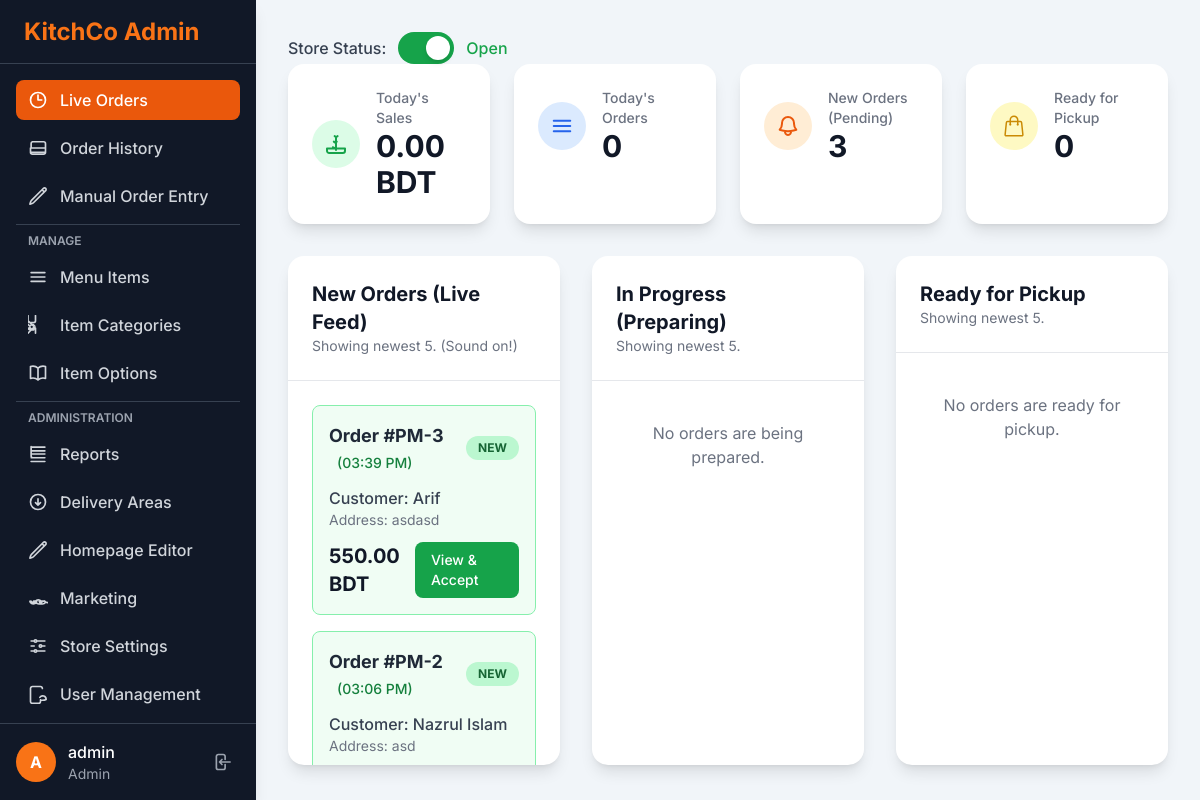
/admin/live_orders.php (signed in), run on an earlier commit of the app's database.
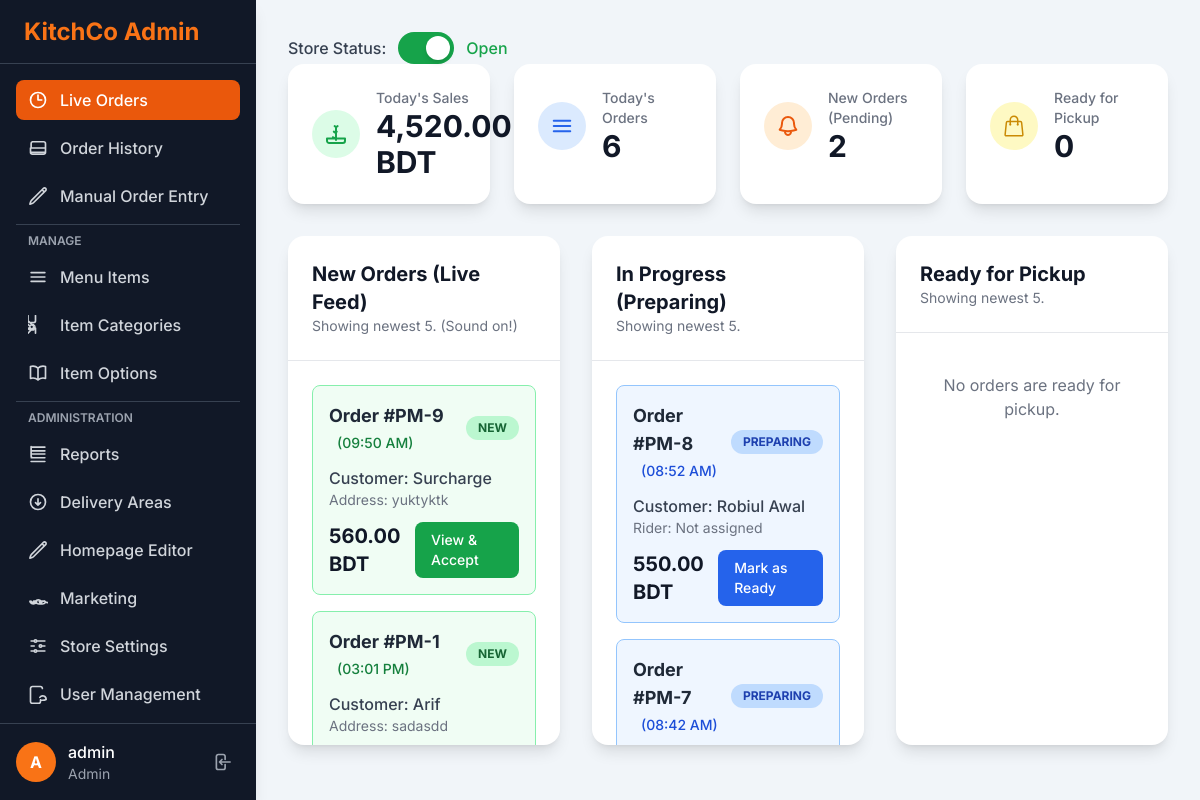
And on a later commit of the database.
### tables this page shows
CREATE TABLE IF NOT EXISTS `orders` (
  `id` int NOT NULL AUTO_INCREMENT,
  `customer_name` varchar(100) NOT NULL,
  `customer_phone` varchar(50) NOT NULL,
  `customer_address` text NOT NULL,
  `delivery_area_id` int NOT NULL,
  `subtotal` decimal(10,2) NOT NULL,
  `delivery_fee` decimal(10,2) NOT NULL,
  `total_amount` decimal(10,2) NOT NULL,
  `order_status` enum('Pending','Preparing','Ready','Delivered','Cancelled') NOT NULL DEFAULT 'Pending',
  `order_time` timestamp NOT NULL DEFAULT CURRENT_TIMESTAMP,
  `rider_name` varchar(100) DEFAULT NULL,
  PRIMARY KEY (`id`),
  KEY `delivery_area_id` (`delivery_area_id`)
);

### config.php (called while the page is built, shortened)
<?php
$db = new mysqli(DB_HOST, DB_USER, DB_PASS, DB_NAME);
$db->set_charset("utf8mb4");
$settings = [];
$settings_query = $db->query("SELECT setting_key, setting_value FROM site_settings");
if ($settings_query) {
    while ($row = $settings_query->fetch_assoc()) {
        $settings[$row['setting_key']] = $row['setting_value'];
    }
} else {
    die("Error: Could not load site settings from database.");
}
function e($data) {
    return htmlspecialchars($data, ENT_QUOTES, 'UTF-8');
}
?>

### admin/live_orders.php (the view, shortened to what the changed rows need)
<?php
require_once('header.php');
$timezone = new DateTimeZone($settings['timezone'] ?? 'UTC');
$today_start = new DateTime('today 00:00:00', $timezone);
$today_start_mysql = $today_start->format('Y-m-d H:i:s');
$sql_sales = "SELECT SUM(total_amount) as total_sales
              FROM orders
              WHERE order_time >= ?
              AND order_status != 'Cancelled'";
$stmt_sales = $db->prepare($sql_sales);
$stmt_sales->bind_param('s', $today_start_mysql);
$stmt_sales->execute();
$result_sales = $stmt_sales->get_result();
$sales_data = $result_sales->fetch_assoc();
$todays_sales = number_format($sales_data['total_sales'] ?? 0, 2);
$sql_orders = "SELECT COUNT(id) as total_orders
               FROM orders
               WHERE order_time >= ?
               AND order_status != 'Cancelled'";
$stmt_orders = $db->prepare($sql_orders);
$stmt_orders->bind_param('s', $today_start_mysql);
$stmt_orders->execute();
$result_orders = $stmt_orders->get_result();
$orders_data = $result_orders->fetch_assoc();
$todays_orders = $orders_data['total_orders'] ?? 0;
$pending_orders = [];
$sql_pending = "SELECT * FROM orders WHERE order_status = 'Pending' ORDER BY order_time DESC LIMIT 5";
$res_pending = $db->query($sql_pending);
if ($res_pending) {
    while ($row = $res_pending->fetch_assoc()) {
        $pending_orders[] = $row;
    }
}
$preparing_orders = [];
$sql_preparing = "SELECT * FROM orders WHERE order_status = 'Preparing' ORDER BY order_time DESC LIMIT 5";
$res_preparing = $db->query($sql_preparing);
if ($res_preparing) {
    while ($row = $res_preparing->fetch_assoc()) {
        $preparing_orders[] = $row;
    }
}
?>
<div class="grid grid-cols-1 sm:grid-cols-2 lg:grid-cols-4 gap-6 mb-8">
    <div class="bg-white p-6 rounded-2xl shadow-lg">
        <div class="flex items-center space-x-4">
            <div>
                <div class="text-sm font-medium text-gray-500">Today's Sales</div>
                <div class="text-3xl font-bold text-gray-900"><?php echo e($todays_sales); ?> BDT</div>
            </div>
        </div>
    </div>
    <div class="bg-white p-6 rounded-2xl shadow-lg">
        <div class="flex items-center space-x-4">
            <div>
                <div class="text-sm font-medium text-gray-500">Today's Orders</div>
                <div class="text-3xl font-bold text-gray-900"><?php echo e($todays_orders); ?></div>
            </div>
        </div>
    </div>
    <div class="bg-white p-6 rounded-2xl shadow-lg">
        <div class="flex items-center space-x-4">
            <div>
                <div class="text-sm font-medium text-gray-500">New Orders (Pending)</div>
                <div class="text-3xl font-bold text-gray-900" id="stat-new-orders"><?php echo count($pending_orders); ?></div>
            </div>
        </div>
    </div>
</div>
<div class="grid grid-cols-1 lg:grid-cols-3 gap-8">
    <div class="bg-white rounded-2xl shadow-lg">
        <div class="p-6 border-b border-gray-200">
            <h2 class="text-xl font-bold text-gray-900">New Orders (Live Feed)</h2>
        </div>
        <div class="p-6 space-y-4 max-h-96 overflow-y-auto" id="pending-orders-list">
            <?php if (empty($pending_orders)): ?>
                <p id="no-pending-orders" class="text-gray-500 text-center py-4">No pending orders.</p>
            <?php else: ?>
                <?php foreach ($pending_orders as $order): ?>
                    <div id="order-card-<?php echo e($order['id']); ?>" class="order-card border border-green-300 bg-green-50 rounded-lg p-4 transition-all hover:shadow-md">
                        <div class="flex justify-between items-center">
                            <div>
                                <span class="text-lg font-bold text-gray-800">Order #PM-<?php echo e($order['id']); ?></span>
                                <span class="ml-2 text-sm text-green-700 font-medium">(<?php echo e(date('h:i A', strtotime($order['order_time']))); ?>)</span>
                            </div>
                            <span class="px-3 py-1 bg-green-200 text-green-800 text-xs font-bold rounded-full">NEW</span>
                        </div>
                        <div class="mt-3">
                            <div class="font-medium text-gray-700">Customer: <?php echo e($order['customer_name']); ?></div>
                            <div class="text-sm text-gray-500">Address: <?php echo e($order['customer_address']); ?></div>
                        </div>
                        <div class="mt-3 flex justify-between items-center">
                            <span class="text-xl font-bold text-gray-900"><?php echo e(number_format($order['total_amount'], 2)); ?> BDT</span>
                            <a href="order_details.php?id=<?php echo e($order['id']); ?>" class="px-4 py-2 bg-green-600 text-white text-sm font-medium rounded-lg hover:bg-green-700">
                                View & Accept
                            </a>
                        </div>
                    </div>
                <?php endforeach; ?>
            <?php endif; ?>
        </div>
    </div>
    <div class="bg-white rounded-2xl shadow-lg">
        <div class="p-6 border-b border-gray-200">
            <h2 class="text-xl font-bold text-gray-900">In Progress (Preparing)</h2>
        </div>
        <div class="p-6 space-y-4 max-h-96 overflow-y-auto" id="preparing-orders-list">
            <?php if (empty($preparing_orders)): ?>
                <p id="no-preparing-orders" class="text-gray-500 text-center py-4">No orders are being prepared.</p>
            <?php else: ?>
                <?php foreach ($preparing_orders as $order): ?>
                    <div id="order-card-<?php echo e($order['id']); ?>" class="order-card border border-blue-300 bg-blue-50 rounded-lg p-4 transition-all hover:shadow-md">
                        <div class="flex justify-between items-center">
                            <div>
                                <span class="text-lg font-bold text-gray-800">Order #PM-<?php echo e($order['id']); ?></span>
                                <span class="ml-2 text-sm text-blue-700 font-medium">(<?php echo e(date('h:i A', strtotime($order['order_time']))); ?>)</span>
                            </div>
                            <span class="px-3 py-1 bg-blue-200 text-blue-800 text-xs font-bold rounded-full">PREPARING</span>
                        </div>
                        <div class="mt-3">
                            <div class="font-medium text-gray-700">Customer: <?php echo e($order['customer_name']); ?></div>
                            <div class="text-sm text-gray-500">Rider: <?php echo e($order['rider_name'] ?? 'Not assigned'); ?></div>
                        </div>
                        <div class="mt-3 flex justify-between items-center">
                            <span class="text-xl font-bold text-gray-900"><?php echo e(number_format($order['total_amount'], 2)); ?> BDT</span>
                            <a href="order_details.php?id=<?php echo e($order['id']); ?>" class="px-4 py-2 bg-blue-600 text-white text-sm font-medium rounded-lg hover:bg-blue-700">
                                Mark as Ready
                            </a>
                        </div>
                    </div>
                <?php endforeach; ?>
            <?php endif; ?>
        </div>
    </div>
    <div class="bg-white rounded-2xl shadow-lg">
        <div class="p-6 border-b border-gray-200">
            <h2 class="text-xl font-bold text-gray-900">Ready for Pickup</h2>
        </div>
    </div>
</div>
<?php
require_once('footer.php');
?>

What changed in the data, as far as the page shows it:
no longer on this page (row edited): orders: id "3", order_time "03:39 PM", customer_name "Arif", customer_address "asdasd", total_amount "550.00", shown under "New Orders (Live Feed)"
no longer on this page (row edited): orders: id "2", order_time "03:06 PM", customer_name "Nazrul Islam", customer_address "asd", shown under "New Orders (Live Feed)"
added orders: id "9", order_time "09:50 AM", customer_name "Surcharge", customer_address "yuktyktk", total_amount "560.00", shown under "New Orders (Live Feed)"
now on this page (row edited): orders: id "1", order_time "03:01 PM", customer_name "Arif", customer_address "sadasdd", shown under "New Orders (Live Feed)"
added orders: id "8", order_time "08:52 AM", customer_name "Robiul Awal", rider_name "Not assigned", total_amount "550.00", shown under "In Progress (Preparing)"
added orders: id "7", order_time "08:42 AM", shown under "In Progress (Preparing)"
Also different on the page:
$todays_sales: "0.00" → "4,520.00"
$todays_orders: "0" → "6"
count($pending_orders): "3" → "2"
text no longer shown: "No orders are being prepared."
